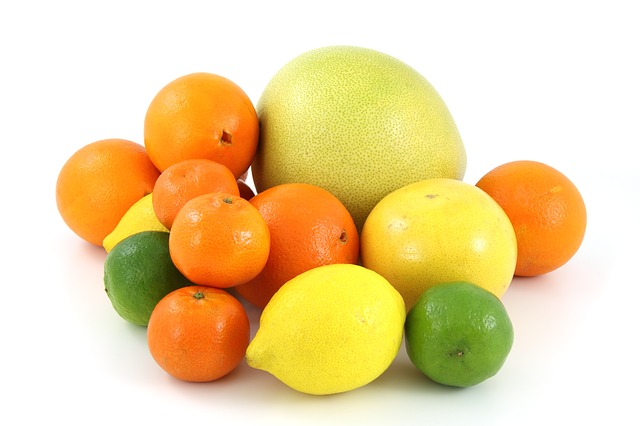
#> input picture source_image/live_1.jpg, 640 x 426 px, found by its file name
$ python image_lbp.py
#> lines starting #> are read from the running program, lines starting #| are printed output that depends on the picture
#載入套件
import numpy as np
import cv2
from matplotlib import pyplot as plt

#定義LBP演算法的函數
def lbp(img):
    assert(len(img.shape) == 2) # LBP只接受灰階影像
    ret = np.zeros_like(img)

    # 將圖片擴大，為了可以處理邊界
    img = cv2.copyMakeBorder(img, 1, 1, 1, 1, cv2.BORDER_REPLICATE)

    for y in range(1, img.shape[0] - 1):
        for x in range(1, img.shape[1] - 1):
            center = img[y][x]
            pixel = 0
            pixel |= (img[y - 1][x - 1] >= center) << 0
            pixel |= (img[y - 1][x + 0] >= center) << 1
            pixel |= (img[y - 1][x + 1] >= center) << 2
            pixel |= (img[y + 0][x + 1] >= center) << 3
            pixel |= (img[y + 1][x + 1] >= center) << 4
            pixel |= (img[y + 1][x + 0] >= center) << 5
            pixel |= (img[y + 1][x - 1] >= center) << 6
            pixel |= (img[y + 0][x - 1] >= center) << 7

            ret[y-1][x-1] = pixel
    return ret

#自訂一個秀圖片的函數
def showImage(image):
    '''
    在jupyter中使用matplotlib直接顯示圖片在記事本中
    '''
    # OpenCV的彩色影像 需轉成RGB順序
    if len(image.shape) == 3 and image.shape[2] == 3:
        image = cv2.cvtColor(image, cv2.COLOR_BGR2RGB)
        plt.imshow(image)
    # OpenCV的灰階影像 需要特別調整 plt.imshow 的參數
    if len(image.shape) == 2:
        plt.imshow(image, cmap=plt.cm.gray, vmin=0, vmax=255)
    plt.show()

if __name__ == "__main__":

    #讀取圖片
    img = cv2.imread('./source_image/live_1.jpg')
#> img is the input picture: shape (426, 640, 3); mean B, G, R 159.2, 213.2, 237.1

    gray_img = cv2.cvtColor(img, cv2.COLOR_BGR2GRAY) # 將影像轉為灰階
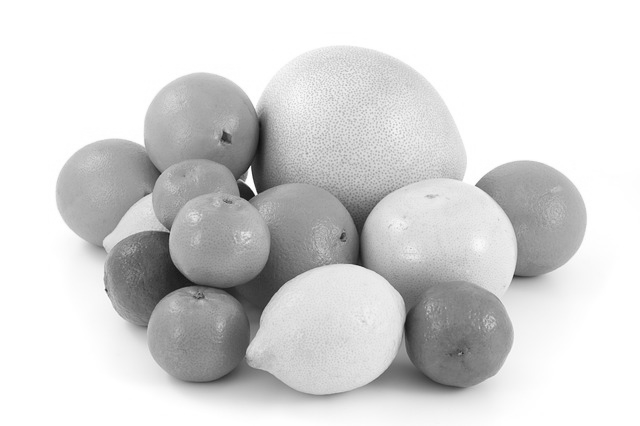
#> gray_img: shape (426, 640); min 15, max 255, mean 214.2
    showImage(img)
    print(img.shape)
#| (426, 640, 3)

    lbp_img = lbp(gray_img)
#> after the loop in lbp, `for y in range(1, img.shape[0] - 1):`:
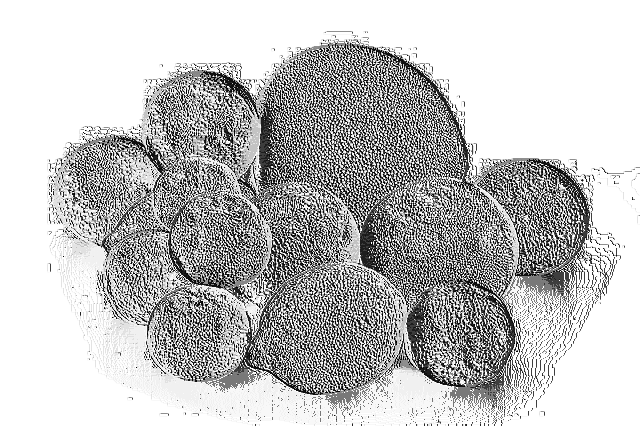
#> ret: shape (426, 640); min 0, max 255, mean 192.7
    showImage(lbp_img)
    print(lbp_img.shape)
#| (426, 640)

    cv2.imwrite(".\\image_lbp\\saved_img.jpg", lbp_img)

$ run again, with source_image/live_2.jpg copied over source_image/live_1.jpg
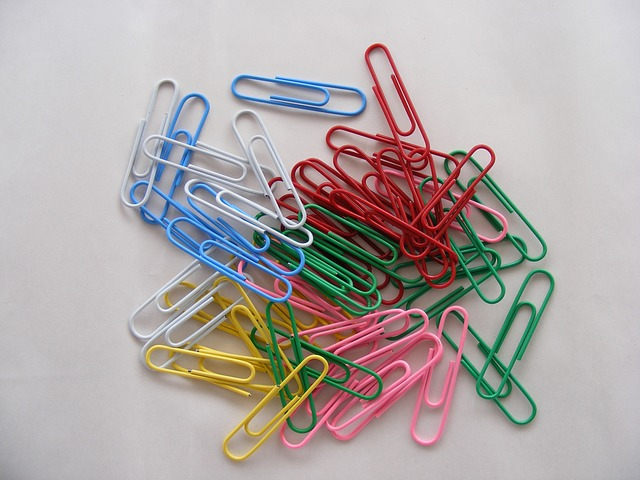
#> input picture source_image/live_2.jpg, 640 x 480 px, found by its file name
#> img is the input picture: shape (480, 640, 3); mean B, G, R 166.2, 167.7, 176.2
#| (480, 640, 3)
#> in lbp, `img = cv2.copyMakeBorder(img, 1, 1, 1, 1, cv2.BORDER_REPLICATE)`:
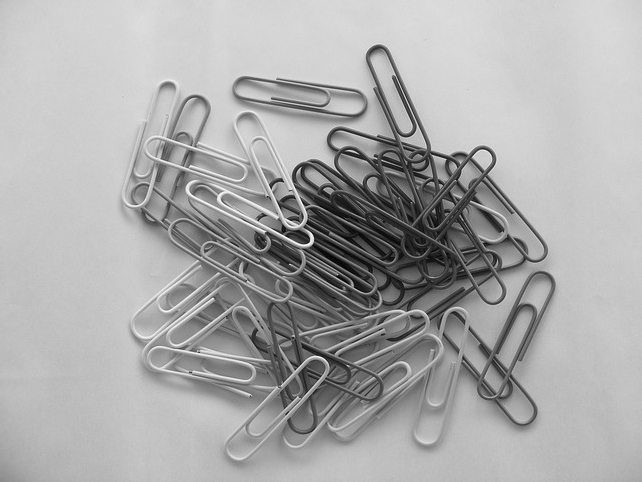
#> img: shape (482, 642); min 2, max 253, mean 170.2
#> after the loop in lbp, `for y in range(1, img.shape[0] - 1):`:
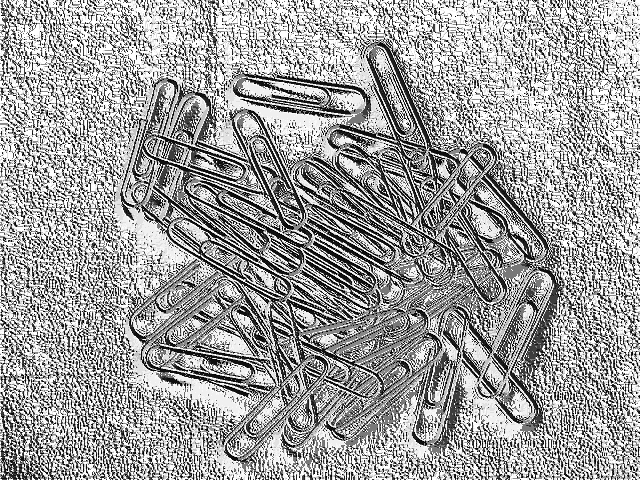
#> ret: shape (480, 640); min 0, max 255, mean 159.5
#| (480, 640)

$ run again, with source_image/Fighter_1.jpg copied over source_image/live_1.jpg
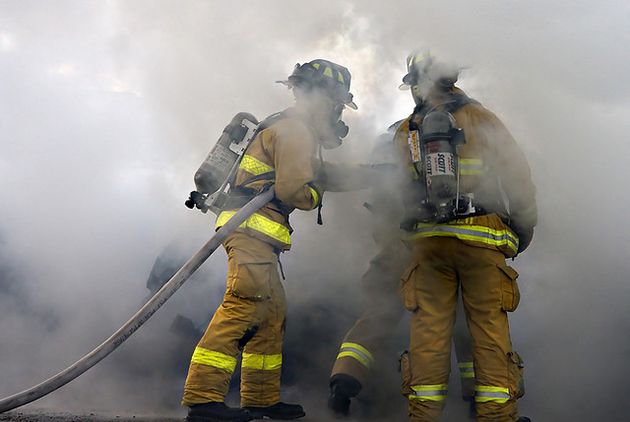
#> input picture source_image/Fighter_1.jpg, 630 x 422 px, found by its file name
#> img is the input picture: shape (422, 630, 3); mean B, G, R 134.5, 140.1, 142.9
#> `gray_img = cv2.cvtColor(img, cv2.COLOR_BGR2GRAY)`:
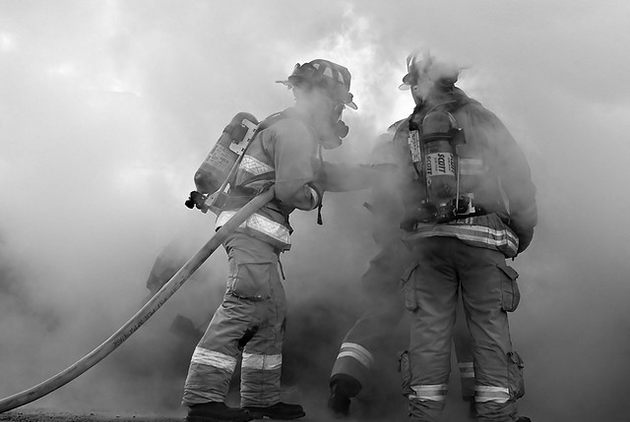
#> gray_img: shape (422, 630); min 0, max 255, mean 140.3
#| (422, 630, 3)
#> img: shape (424, 632)
#> after the loop in lbp, `for y in range(1, img.shape[0] - 1):`:
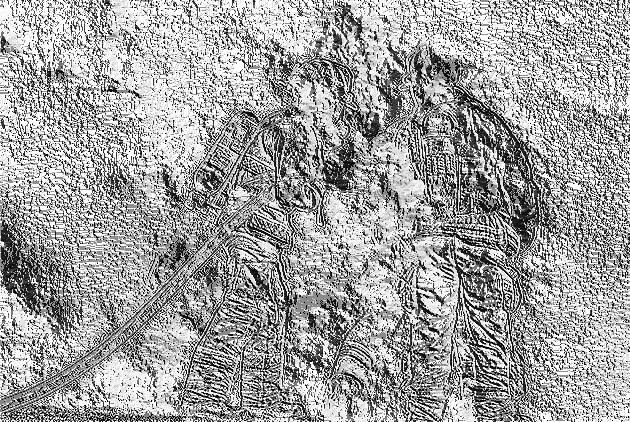
#> ret: shape (422, 630); min 0, max 255, mean 160.8
#| (422, 630)
